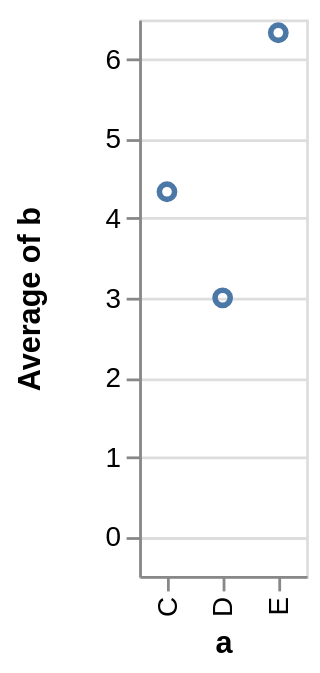

This figure's Vega-Lite source:
### Vega specification from a JSON file in a GitHub repository (floating-point values rounded to 4 significant figures)
{"$schema": "https://vega.github.io/schema/vega/v4.json", "autosize": "pad", "padding": 5, "height": 200, "style": "cell", "data": [{"name": "source_0", "values": [{"a": "C", "b": 2}, {"a": "C", "b": 7}, {"a": "C", "b": 4}, {"a": "D", "b": 1}, {"a": "D", "b": 2}, {"a": "D", "b": 6}, {"a": "E", "b": 8}, {"a": "E", "b": 4}, {"a": "E", "b": 7}]}, {"name": "data_0", "source": "source_0", "transform": [{"type": "aggregate", "groupby": ["a"], "ops": ["average"], "fields": ["b"], "as": ["average_b"]}]}], "signals": [{"name": "x_step", "value": 20}, {"name": "width", "update": "bandspace(domain('x').length, 1, 0.5) * x_step"}], "marks": [{"name": "marks", "type": "symbol", "style": ["point"], "from": {"data": "data_0"}, "encode": {"update": {"fill": [{"test": "datum[\"average_b\"] === null || isNaN(datum[\"average_b\"])", "value": null}, {"value": "transparent"}], "stroke": [{"test": "datum[\"average_b\"] === null || isNaN(datum[\"average_b\"])", "value": null}, {"value": "#4c78a8"}], "tooltip": {"signal": "{\"a\": ''+datum[\"a\"], \"Average of b\": format(datum[\"average_b\"], \"\")}"}, "x": {"scale": "x", "field": "a"}, "y": {"scale": "y", "field": "average_b"}}}}], "scales": [{"name": "x", "type": "point", "domain": {"data": "data_0", "field": "a", "sort": true}, "range": {"step": {"signal": "x_step"}}, "padding": 0.5}, {"name": "y", "type": "linear", "domain": {"data": "data_0", "field": "average_b"}, "range": [{"signal": "height"}, 0], "nice": true, "zero": true, "padding": 5}], "axes": [{"scale": "x", "orient": "bottom", "grid": false, "title": "a", "labelAlign": "right", "labelAngle": 270, "labelBaseline": "middle", "zindex": 1}, {"scale": "y", "orient": "left", "grid": false, "title": "Average of b", "labelOverlap": true, "tickCount": {"signal": "ceil(height/40)"}, "zindex": 1}, {"scale": "y", "orient": "left", "gridScale": "x", "grid": true, "tickCount": {"signal": "ceil(height/40)"}, "domain": false, "labels": false, "maxExtent": 0, "minExtent": 0, "ticks": false, "zindex": 0}], "config": {"axisY": {"minExtent": 30}}}
